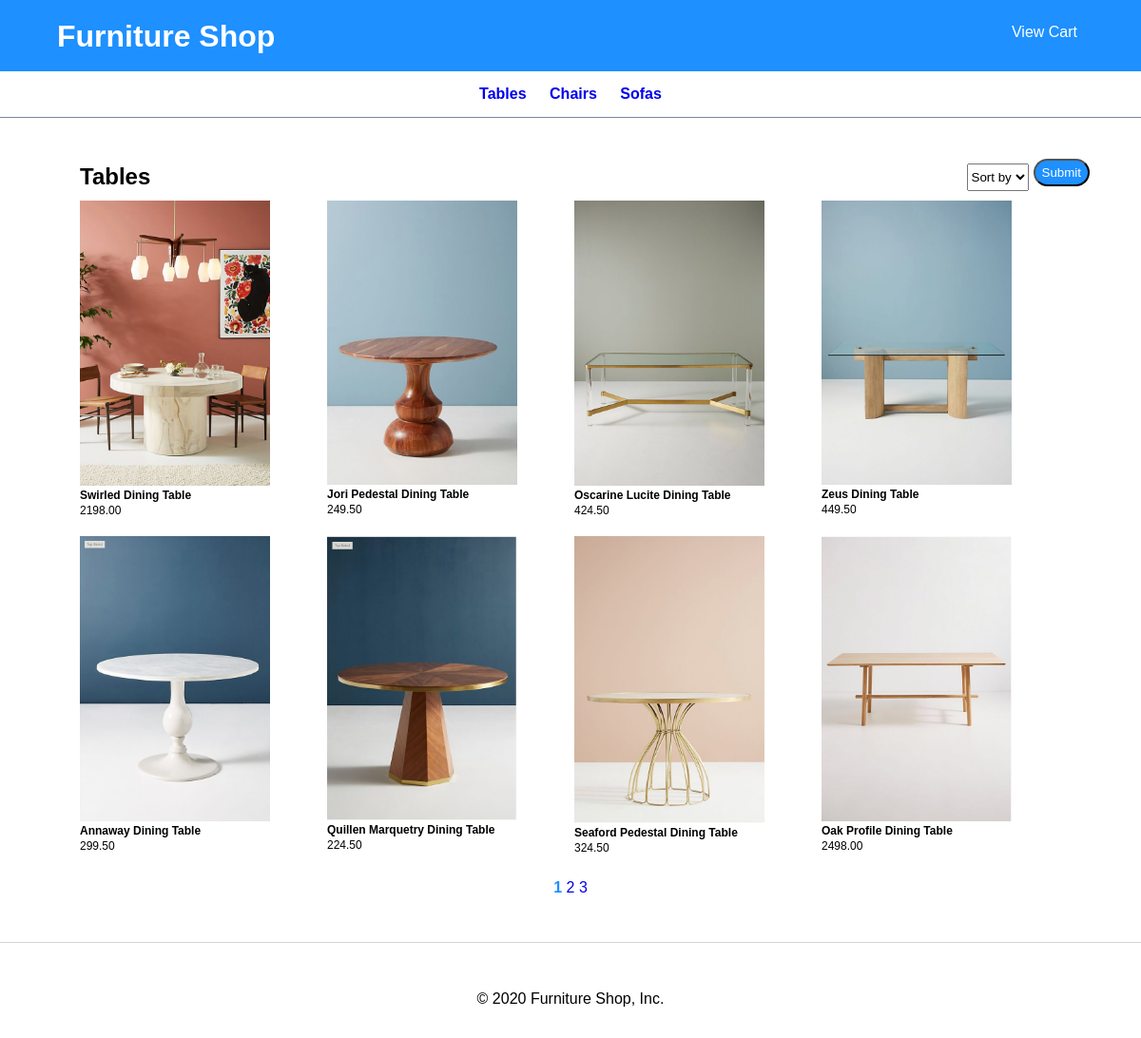
The page / on the database its author committed.
### tables this page shows
CREATE TABLE categories (
  categoryID       INT(11)        NOT NULL   AUTO_INCREMENT,
  categoryName     VARCHAR(255)   NOT NULL,
  PRIMARY KEY (categoryID)
);

CREATE TABLE products (
  productID        INT(11)        NOT NULL   AUTO_INCREMENT,
  categoryID       INT(11)        NOT NULL,
  productCode      VARCHAR(10)    NOT NULL   UNIQUE,
  productName      VARCHAR(255)   NOT NULL,
  listPrice        DECIMAL(10,2)  NOT NULL,
  PRIMARY KEY (productID)
);

### model/category_db.php (called while the page is built, shortened)
<?php
function get_categories() {
    global $db;
    $query = 'SELECT * FROM categories
              ORDER BY categoryID';
    $statement = $db->prepare($query);
    $statement->execute();
    $categories = $statement->fetchAll();
    return $categories;
}
function get_category_name($category_id) {
    global $db;
    $query = 'SELECT * FROM categories
              WHERE categoryID = :category_id';
    $statement = $db->prepare($query);
    $statement->bindValue(':category_id', $category_id);
    $statement->execute();
    $category = $statement->fetch();
    $category_name = $category['categoryName'];
    return $category_name;
}
?>

### model/product_db.php (called while the page is built, shortened)
<?php
function get_products_by_category($category_id) {
    global $db;
    $query = 'SELECT * FROM products
              WHERE products.categoryID = :category_id
              ORDER BY productID';
    $statement = $db->prepare($query);
    $statement->bindValue(":category_id", $category_id);
    $statement->execute();
    $products = $statement->fetchAll();
    return $products;
}
?>

### view/product_list.php (the view, shortened to what this page needs)
<?php
    global $db;
    $page = 1;
    $items_per_page = 8;
    $offset = ($page - 1) * $items_per_page;
    $sort_by = filter_input(INPUT_POST, 'sort_by');
    if ($sort_by == 'name') {
        $query = "SELECT * FROM products
            WHERE products.categoryID = :category_id
            ORDER BY productName ASC
            LIMIT " . $offset . "," . $items_per_page;
    } else if($sort_by == "price") {
        $query = "SELECT * FROM products
            WHERE products.categoryID = :category_id
            ORDER BY listPrice ASC
            LIMIT " . $offset . "," . $items_per_page;
    } else {
        $query = "SELECT * FROM products
            WHERE products.categoryID = :category_id
            ORDER BY productID
            LIMIT " . $offset . "," . $items_per_page;
    }
    $statement = $db->prepare($query);
    $statement->bindValue(":category_id", $category_id);
    $statement->execute();
    $prod_list = $statement->fetchAll();
?>
<?php include 'header.php'; ?>
<main>
    <section class="product-list-section">
        <h1><?php echo $category_name; ?></h1>
        <div class="sort-form">
            <form method="post">
                <select name="sort_by" id="sort">
                    <option value="" disabled selected hidden>Sort by</option>
                </select>
                <input class="btn sort-btn" type="submit" name="button" value="Submit"/>
            </form>
        </div>
        <ul class="product-list">
            <?php foreach ($prod_list as $product) : ?>
            <li>
                <a href="?action=view_product&amp;product_id=<?php echo $product['productID']; ?>">
                    <img src="images/<?php echo $product['productCode'] ?>.png" alt="<?php echo $product['productCode'] ?>.png" id="prodlist-img">
                </a>
                <strong>
                <a href="?action=view_product&amp;product_id=<?php echo $product['productID']; ?>">
                    <?php echo $product['productName']; ?>
                </a>
                </strong>
                <p>
                    <?php echo $product['listPrice']; ?>
                </p>
            </li>
            <?php endforeach; ?>
        </ul>
    </section>
    <div class="pagination">
        <?php
            $page_count = ceil(count($products) / $items_per_page);
            for ($i = 1; $i <= $page_count; $i++) {
                if ($i === $page) {
                    echo "<strong class='page-active'>".$i."</strong>" . " ";
                } else {
                    echo "<a href='index.php?category_id=".$category_id."&page=".$i."'>".$i."</a> ";
                }
            }
        ?>
    </div>
</main>
<?php include 'footer.php'; ?>

### index.php (shortened to what this page needs)
<?php
require('model/database.php');
require('model/product_db.php');
require('model/category_db.php');
$action = filter_input(INPUT_POST, 'action');
if ($action == NULL) {
    $action = filter_input(INPUT_GET, 'action');
    if ($action == NULL) {
        $action = 'list_products';
    }
}
if ($action == 'list_products') {
    $category_id = filter_input(INPUT_GET, 'category_id',
            FILTER_VALIDATE_INT);
    if ($category_id == NULL || $category_id == FALSE) {
        $category_id = 1;
    }
    $categories = get_categories();
    $category_name = get_category_name($category_id);
    $products = get_products_by_category($category_id);
    include('view/product_list.php');
}
?>

### view/header.php (shortened to what this page needs)
<!DOCTYPE html>
<html>
<head>
    <link href="/ecommerce/main.css" rel="stylesheet" type="text/css">
</head>
<body>
<header class="header-container">
    <h1 class="shop-title">Furniture Shop</h1>
    <div class="cart-btn">
            <a href="./cart">View Cart</a>
    </div>
</header>
<aside class="nav-bar">
    <nav>
        <ul class="cat-list">
            <?php foreach($categories as $category) : ?>
            <li>
                <a href="?category_id=<?php echo $category['categoryID']; ?>">
                    <?php echo $category['categoryName']; ?>
                </a>
            </li>
            <?php endforeach; ?>
        </ul>
    </nav>
</aside>

### view/footer.php
<footer>
    <p class="copyright">
        &copy; <?php echo date("Y"); ?> Furniture Shop, Inc.
    </p>
</footer>
</body>
</html>

### main.css (style rules this page uses)
*, *::after, *::before { margin: 0; padding: 0; box-sizing: inherit; }
body { font-family: Arial, Helvetica, sans-serif; font-size: 1rem; }
a { text-decoration: none; }
li { list-style: none; }
.btn { background-color: dodgerblue; color: white; padding: 5px 7px; border-radius: 25px; }
header.header-container { width: 100%; height: 75px; background-color: dodgerblue; color: white; }
h1.shop-title { display: inline-block; float: left; position: relative; top: 50%; left: 5%; transform: translateY(-50%); }
.cat-list li { display: inline-block; padding: 5px 10px; font-weight: bold; }
aside.nav-bar { padding: 10px 0 10px 0; border-bottom: 1px solid lightslategrey; }
ul.cat-list { text-align: center; }
main { width: 91%; margin: 0 auto; margin-top: 3rem; margin-bottom: 3rem; }
.cart-btn { float: right; position: relative; top: 25px; right: 5%; }
.cart-btn a { color: white; padding: 5px 7px; border-radius: 25px; }
#prodlist-img { width: 200px; }
.product-list-section h1 { padding-left: 30px; display: inline-block; }
.product-list li { padding: 10px 30px 10px 30px; }
.product-list a { display: block; font-size: 12px; color: black; }
.product-list p { font-size: 12px; margin-top: 2px; }
.product-list { display: flex; flex-wrap: wrap; clear: both; }
.sort-form { float: right; }
.sort-form form { display: inline-flex; }
.sort-form input { margin-left: 5px; }
input.btn.sort-btn { position: relative; bottom: 5px; }
.pagination { margin-top: 1rem; text-align: center; }
.page-active { color: dodgerblue; }
footer { border-top: 1px solid lightgrey; width: 100%; height:100px; text-align: center; }
p.copyright { display: inline-block; position: relative; top: 50px; }

### rows shown on the page
categories: categoryName "Tables"
categories: categoryName "Chairs"
categories: categoryName "Sofas"
products: productCode (picture), productName "Swirled Dining Table", listPrice "2198.00"
products: productCode (picture), productName "Jori Pedestal Dining Table", listPrice "249.50"
products: productCode (picture), productName "Oscarine Lucite Dining Table", listPrice "424.50"
products: productCode (picture), productName "Zeus Dining Table", listPrice "449.50"
products: productCode (picture), productName "Annaway Dining Table", listPrice "299.50"
products: productCode (picture), productName "Quillen Marquetry Dining Table", listPrice "224.50"
products: productCode (picture), productName "Seaford Pedestal Dining Table", listPrice "324.50"
products: shows a picture, productName "Oak Profile Dining Table", listPrice "2498.00"
